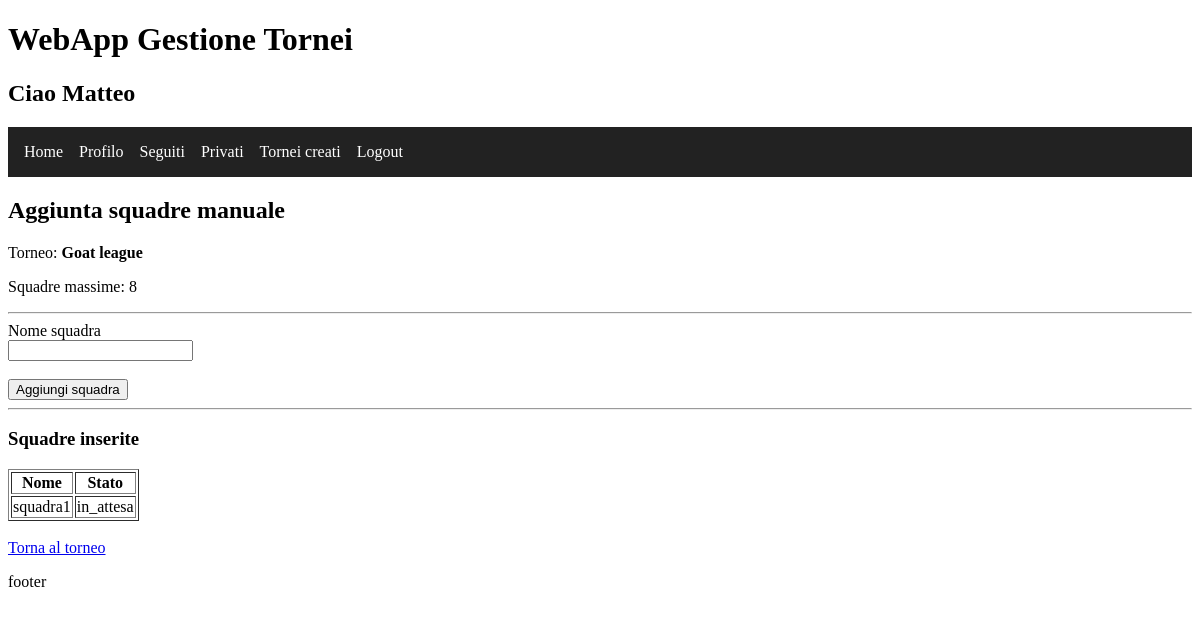
Page /aggiunta_squadre_manualmente.php?id=27 (signed in) on the committed database.
### tables this page shows
CREATE TABLE `torneo` (
  `id` int(11) NOT NULL,
  `sport` varchar(255) NOT NULL,
  `nome` varchar(150) NOT NULL,
  `descrizione` varchar(255) DEFAULT NULL,
  `luogo` varchar(255) NOT NULL,
  `formato` enum('girone_unico','eliminazione_diretta','gironi_playoff') NOT NULL,
  `tipo_partita` enum('andata','andata_ritorno') NOT NULL,
  `visibilita` enum('pubblico','privato') NOT NULL DEFAULT 'pubblico',
  `numero_squadre` int(11) NOT NULL,
  `creato_da` int(11) NOT NULL,
  `stato` enum('aperto','in_corso','completato') NOT NULL DEFAULT 'aperto',
  `min_giocatori_per_squadra` int(11) NOT NULL,
  `max_giocatori_per_squadra` int(11) NOT NULL,
  `min_squadre` int(11) NOT NULL DEFAULT 2,
  `data_chiusura_iscrizioni` datetime NOT NULL,
  `codice_privato` varchar(8) DEFAULT NULL
);

CREATE TABLE `squadra` (
  `id` int(11) NOT NULL,
  `torneo_id` int(11) NOT NULL,
  `nome` varchar(100) NOT NULL,
  `capitano_id` int(11) NOT NULL,
  `stato` enum('in_attesa','approvata','rifiutata') NOT NULL DEFAULT 'in_attesa',
  `token_approva` varchar(64) DEFAULT NULL,
  `token_rifiuta` varchar(64) DEFAULT NULL
);

### aggiunta_squadre_manualmente.php (the view, shortened to what this page needs)
<?php
include("conf/db_config.php");
$torneo_id = $_GET['id'] ?? null;
$stmt = $conn->prepare("
    SELECT *
    FROM torneo
    WHERE id = ?
");
$stmt->bind_param("i", $torneo_id);
$stmt->execute();
$torneo = $stmt->get_result()->fetch_assoc();
?>
<body>
<h2>Aggiunta squadre manuale</h2>
<p>
    Torneo:
    <strong><?= htmlspecialchars($torneo['nome']) ?></strong>
</p>
<p>
    Squadre massime:
    <?= $torneo['numero_squadre'] ?>
</p>
<hr>
<form method="POST">
    <label>Nome squadra</label>
    <br>
    <input
        type="text"
        name="nome"
        required
    >
    <br><br>
    <button type="submit">
        Aggiungi squadra
    </button>
</form>
<hr>
<?php
$stmt = $conn->prepare("
    SELECT *
    FROM squadra
    WHERE torneo_id = ?
");
$stmt->bind_param("i", $torneo_id);
$stmt->execute();
$result = $stmt->get_result();
?>
<h3>Squadre inserite</h3>
<table border="1">
<tr>
    <th>Nome</th>
    <th>Stato</th>
</tr>
<?php while($row = $result->fetch_assoc()): ?>
<tr>
    <td><?= htmlspecialchars($row['nome']) ?></td>
    <td><?= $row['stato'] ?></td>
</tr>
<?php endwhile; ?>
</table>
<br>
<a href="dettaglio_torneo.php?id=<?= $torneo_id ?>">
    Torna al torneo
</a>
</body>
</html>
<?php
require_once('templates/footer.php');
?>

### rows in the picture
torneo: nome "Goat league", numero_squadre "8"
squadra: nome "squadra1", stato "in_attesa"

### other values in the picture
$_SESSION['nome_utente'] "Matteo"
